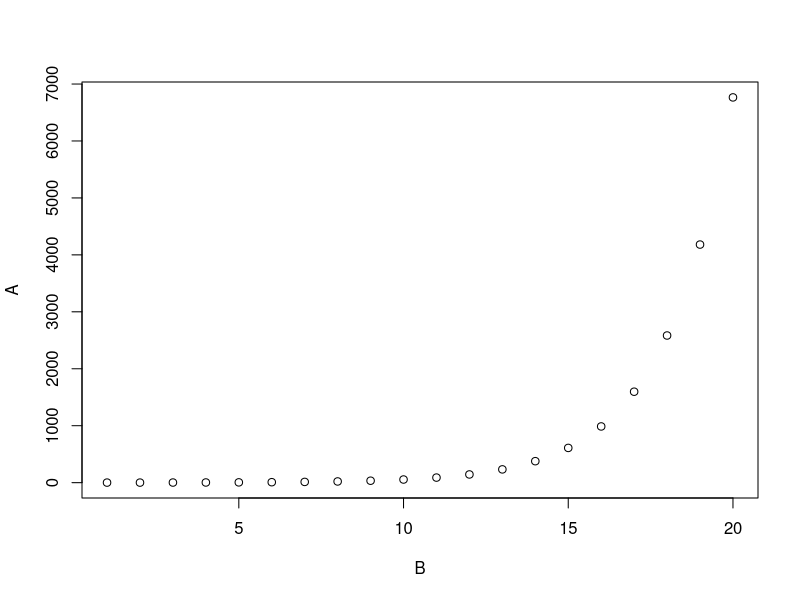

Write R code to recreate this figure.
n <- 20
B <- matrix(1:20,nrow=1,ncol=20)
A <- B
F <- function(n){
  if(n==1|n==2){
    return(1)
  }else{
    return(F(n-1)+F(n-2))
  }
}
for(i in 1:n){
  A[,i] <- F(i)
  print(c(i,F(i)))
}
plot(B,A)